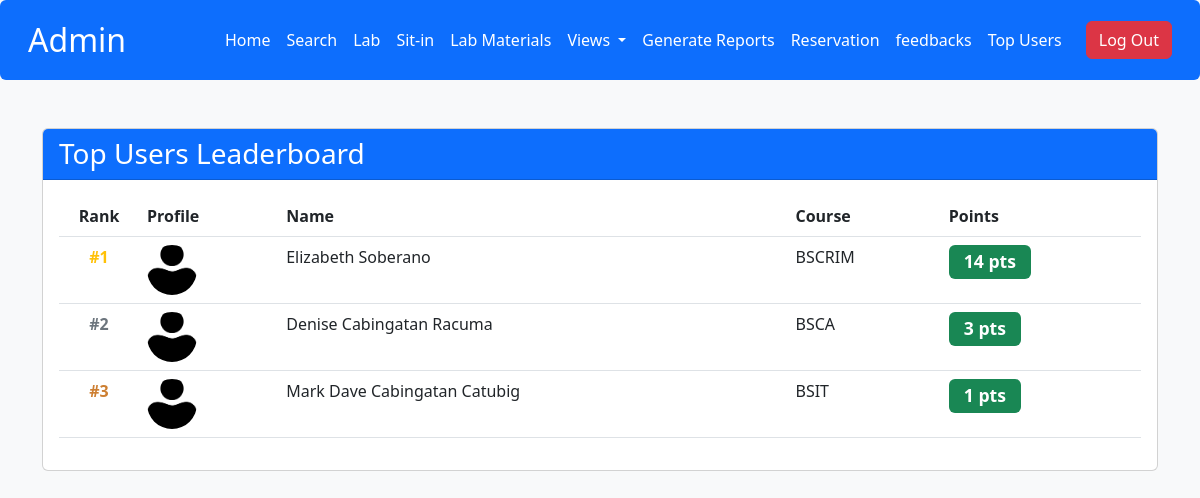
Before: /admin/top_users.php with the older database file.
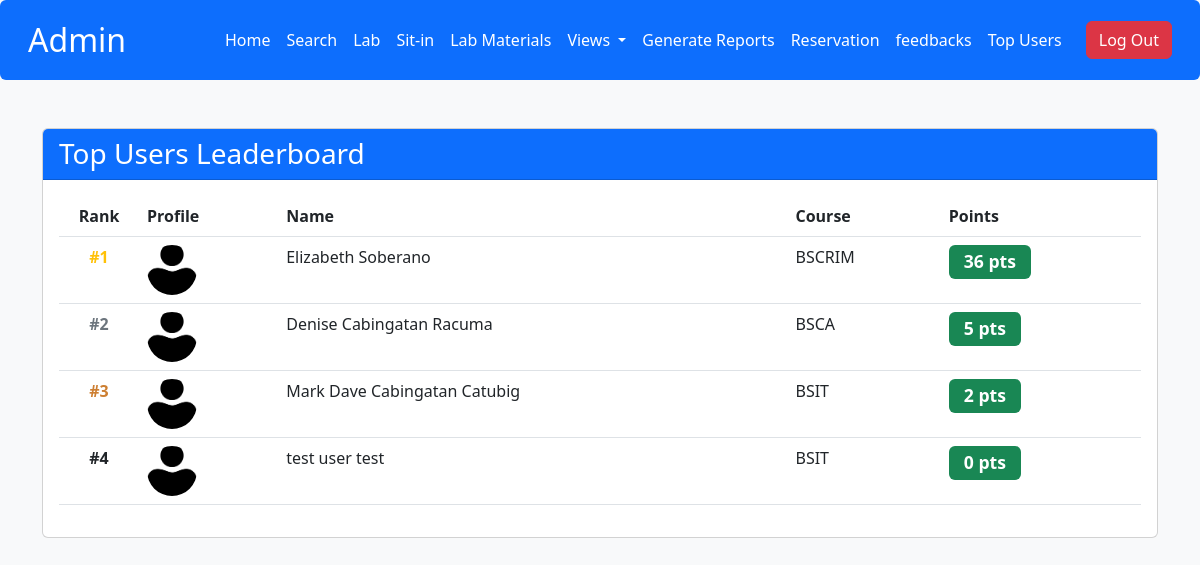
After: the same page with the newer database file.
### tables this page shows
CREATE TABLE `user` (
  `id` int(11) NOT NULL,
  `lname` varchar(50) DEFAULT NULL,
  `fname` varchar(50) DEFAULT NULL,
  `MName` varchar(50) DEFAULT NULL,
  `Course` varchar(50) DEFAULT NULL,
  `Level` varchar(10) DEFAULT NULL,
  `username` varchar(50) DEFAULT NULL,
  `password` varchar(255) NOT NULL,
  `image` varchar(255) DEFAULT NULL,
  `email` varchar(100) NOT NULL,
  `address` varchar(255) DEFAULT NULL,
  `role` enum('admin','user') NOT NULL DEFAULT 'user',
  `remaining_session` int(11) NOT NULL DEFAULT 30,
  `points` int(11) DEFAULT 0
);

### admin/top_users.php (the view, shortened to what this page needs)
<?php
$conn = openConnection();
$query = "SELECT id, fname, MName, lname, Course, points, image
          FROM user
          WHERE role = 'user'
          ORDER BY points DESC
          LIMIT 10";
$result = $conn->query($query);
?>
<!DOCTYPE html>
<html>
<head>
    <link rel="stylesheet" href="https://cdn.jsdelivr.net/npm/bootstrap@5.3.0/dist/css/bootstrap.min.css">
</head>
<body class="bg-light">
    <?php include 'admin_navbar.php'; ?>
    <div class="container mt-5">
        <div class="card">
            <div class="card-header bg-primary text-white">
                <h3 class="mb-0">Top Users Leaderboard</h3>
            </div>
            <div class="card-body">
                <div class="table-responsive">
                    <table class="table table-hover">
                        <thead>
                            <tr>
                                <th class="rank-column">Rank</th>
                                <th>Profile</th>
                                <th>Name</th>
                                <th>Course</th>
                                <th>Points</th>
                            </tr>
                        </thead>
                        <tbody>
                            <?php
                            $rank = 1;
                            while($user = $result->fetch_assoc()):
                                $fullName = $user['fname'] . ' ' . $user['MName'] . ' ' . $user['lname'];
                                $image = 'PERSON.png';
                            ?>
                            <tr>
                                <td class="rank-column">
                                    <?php
                                    $rankClass = '';
                                    if($rank == 1) $rankClass = 'text-warning';
                                    elseif($rank == 2) $rankClass = 'text-secondary';
                                    elseif($rank == 3) $rankClass = 'text-bronze';
                                    ?>
                                    <span class="<?php echo $rankClass; ?>">#<?php echo $rank++; ?></span>
                                </td>
                                <td>
                                    <img src="../assets/<?php echo $image; ?>"
                                         alt="Profile"
                                         class="user-image">
                                </td>
                                <td><?php echo htmlspecialchars($fullName); ?></td>
                                <td><?php echo htmlspecialchars($user['Course']); ?></td>
                                <td>
                                    <span class="badge bg-success points-badge">
                                        <?php echo number_format($user['points']); ?> pts
                                    </span>
                                </td>
                            </tr>
                            <?php endwhile; ?>
                        </tbody>
                    </table>
                </div>
            </div>
        </div>
    </div>
</body>
</html>

Changed rows visible on the page:
changed user "Elizabeth Soberano": points "14" → "36"
changed user "Denise Cabingatan Racuma": points "3" → "5"
changed user "Mark Dave Cabingatan Catubig": points "1" → "2"
added user: fullName "test user test", Course "BSIT", points "0"
